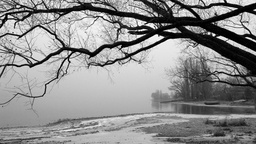
#> input picture Aufgabe7/fhorn.jpg, 256 x 144 px, shrunk from 600 x 338 before the run
$ python template_ue07.py
#> lines starting #> are read from the running program, lines starting #| are printed output that depends on the picture
from PIL import Image
import numpy as np
import math
import matplotlib.pyplot as plt
import matplotlib.cm as cm

def dilate(in_image, filter, iternum):
    out_image = np.copy(in_image)

    filter_index_start_x = -(int(filter.shape[0] / 2))
    filter_index_stop_x = -(int(filter.shape[0] / 2)) + int(filter.shape[0])
    filter_index_start_y = -int((filter.shape[1] / 2))
    filter_index_stop_y = -(int(filter.shape[1] / 2)) + int(filter.shape[1])

    for i in range(iternum):
        for img_x in range(0, in_image.shape[0]):

            for img_y in range(0, in_image.shape[1]):
                maxList = np.array([])
                for filter_x in range(filter_index_start_x, filter_index_stop_x):

                    for filter_y in range(filter_index_start_y, filter_index_stop_y):
                        img_access_index_x = img_x + filter_x
                        img_access_index_y = img_y + filter_y

                        if (0 <= img_access_index_x <= in_image.shape[0] - 1) and (0 <= img_access_index_y <= in_image.shape[1] - 1):
                            maxList = np.append(maxList, in_image[img_access_index_x, img_access_index_y] + filter[filter_x, filter_y])

                maxValue = maxList.max()
                if maxValue > 255:
                    maxValue = 255
                if maxValue < 0:
                    maxValue = 0
                out_image[img_x, img_y] = maxValue

    return out_image

def erode(in_image, filter, iternum):
    inverted_image = invert(in_image)
    dilated_image = dilate(inverted_image, filter, iternum)
    inverted_image = invert(dilated_image)

    return inverted_image

def invert(in_image):
    inverted_image = np.copy(in_image)

    for index, val in np.ndenumerate(in_image):
        inverted_image[index] = 255 - val

    return inverted_image


if __name__ == '__main__':
    image = Image.open("fhorn.jpg").convert("L")
#> image is the input picture: PIL image 256x144 L; min 0, max 255, mean 141.3
    image = np.array(image)

    filter = np.array([[0,0,5,0,0],[0,5,5,5,0],[5,5,5,5,5],[0,5,5,5,0],[0,0,5,0,0]])
    iternum = 1
    out_image = dilate(image, filter, iternum)
#> after the loop in dilate, `for i in range(iternum):`:
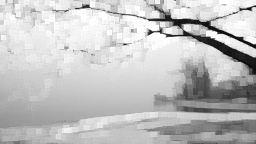
#> out_image: shape (144, 256); min 10, max 255, mean 193
    new_image = Image.fromarray(out_image, 'L')
    new_image.save('fhorn_dilated_raute.jpg')

$ run again, with Aufgabe7/cactus.jpg copied over Aufgabe7/fhorn.jpg
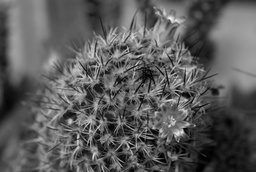
#> input picture Aufgabe7/cactus.jpg, 256 x 172 px, shrunk from 600 x 403 before the run
#> image is the input picture: PIL image 256x172 L; min 0, max 240, mean 91.5
#> after the loop in dilate, `for i in range(iternum):`:
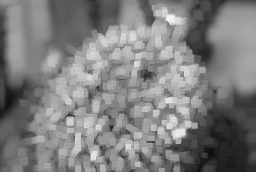
#> out_image: shape (172, 256); min 10, max 245, mean 126.1
